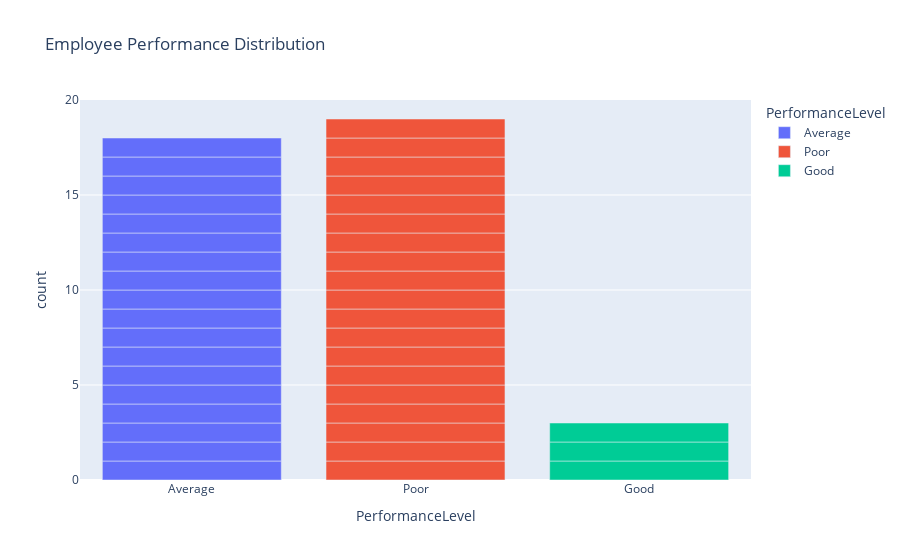

Notebook cell for this chart:
### Code cell
fig = px.bar(
    df,
    x="PerformanceLevel",
    color="PerformanceLevel",
    title="Employee Performance Distribution"
)
fig.show()
fig.write_html("Employee Performance Distribution.html")

### Figure 1 — Plotly figure (JSON) as saved in the notebook; plotly's stock layout.template omitted (floating-point values rounded to 4 significant figures)
{"data": [{"alignmentgroup": "True", "hovertemplate": "PerformanceLevel=%{x}<br>count=%{y}<extra></extra>", "legendgroup": "Average", "marker": {"color": "#636efa", "pattern": {"shape": ""}}, "name": "Average", "offsetgroup": "Average", "orientation": "v", "showlegend": true, "textposition": "auto", "type": "bar", "x": ["Average", "Average", "Average", "Average", "Average", "Average", "Average", "Average", "Average", "Average", "Average", "Average", "Average", "Average", "Average", "Average", "Average", "Average"], "xaxis": "x", "y": [1, 1, 1, 1, 1, 1, 1, 1, 1, 1, 1, 1, 1, 1, 1, 1, 1, 1], "yaxis": "y"}, {"alignmentgroup": "True", "hovertemplate": "PerformanceLevel=%{x}<br>count=%{y}<extra></extra>", "legendgroup": "Poor", "marker": {"color": "#EF553B", "pattern": {"shape": ""}}, "name": "Poor", "offsetgroup": "Poor", "orientation": "v", "showlegend": true, "textposition": "auto", "type": "bar", "x": ["Poor", "Poor", "Poor", "Poor", "Poor", "Poor", "Poor", "Poor", "Poor", "Poor", "Poor", "Poor", "Poor", "Poor", "Poor", "Poor", "Poor", "Poor", "Poor"], "xaxis": "x", "y": [1, 1, 1, 1, 1, 1, 1, 1, 1, 1, 1, 1, 1, 1, 1, 1, 1, 1, 1], "yaxis": "y"}, {"alignmentgroup": "True", "hovertemplate": "PerformanceLevel=%{x}<br>count=%{y}<extra></extra>", "legendgroup": "Good", "marker": {"color": "#00cc96", "pattern": {"shape": ""}}, "name": "Good", "offsetgroup": "Good", "orientation": "v", "showlegend": true, "textposition": "auto", "type": "bar", "x": ["Good", "Good", "Good"], "xaxis": "x", "y": [1, 1, 1], "yaxis": "y"}], "layout": {"barmode": "relative", "legend": {"title": {"text": "PerformanceLevel"}, "tracegroupgap": 0}, "title": {"text": "Employee Performance Distribution"}, "xaxis": {"anchor": "y", "categoryarray": ["Average", "Poor", "Good"], "categoryorder": "array", "domain": [0, 1], "title": {"text": "PerformanceLevel"}}, "yaxis": {"anchor": "x", "domain": [0, 1], "title": {"text": "count"}}}}
